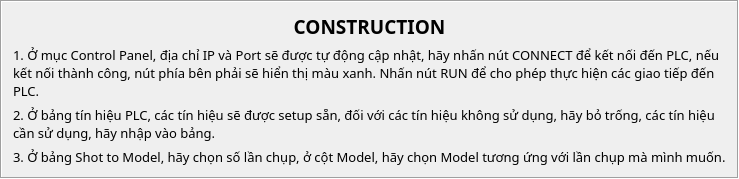
     <widget class="QFrame" name="frame_customize">
      <property name="font">
       <font>
        <family>Microsoft YaHei</family>
        <pointsize>10</pointsize>
       </font>
      </property>
      <property name="frameShape">
       <enum>QFrame::Box</enum>
      </property>
      <property name="frameShadow">
       <enum>QFrame::Sunken</enum>
      </property>
      <layout class="QVBoxLayout" name="verticalLayout_3">
       <item>
        <widget class="QLabel" name="label_21">
         <property name="maximumSize">
          <size>
           <width>16777215</width>
           <height>30</height>
          </size>
         </property>
         <property name="font">
          <font>
           <pointsize>14</pointsize>
           <weight>75</weight>
           <bold>true</bold>
          </font>
         </property>
         <property name="text">
          <string>CONSTRUCTION</string>
         </property>
         <property name="alignment">
          <set>Qt::AlignCenter</set>
         </property>
        </widget>
       </item>
       <item>
        <widget class="QLabel" name="label_24">
         <property name="text">
          <string>1. Ở mục Control Panel, địa chỉ IP và Port sẽ được tự động cập nhật, hãy nhấn nút CONNECT để kết nối đến PLC, nếu kết nối thành công, nút phía bên phải sẽ hiển thị màu xanh. Nhấn nút RUN để cho phép thực hiện các giao tiếp đến PLC.</string>
         </property>
         <property name="wordWrap">
          <bool>true</bool>
         </property>
        </widget>
       </item>
       <item>
        <widget class="QLabel" name="label_22">
         <property name="text">
          <string>2. Ở bảng tín hiệu PLC, các tín hiệu sẽ được setup sẵn, đối với các tín hiệu không sử dụng, hãy bỏ trống, các tín hiệu cần sử dụng, hãy nhập vào bảng.</string>
         </property>
         <property name="textFormat">
          <enum>Qt::RichText</enum>
         </property>
         <property name="wordWrap">
          <bool>true</bool>
         </property>
         <property name="openExternalLinks">
          <bool>true</bool>
         </property>
         <property name="textInteractionFlags">
          <set>Qt::LinksAccessibleByMouse</set>
         </property>
        </widget>
       </item>
       <item>
        <widget class="QLabel" name="label_23">
         <property name="text">
          <string>3. Ở bảng Shot to Model, hãy chọn số lần chụp, ở cột Model, hãy chọn Model tương ứng với lần chụp mà mình muốn.</string>
         </property>
        </widget>
       </item>
      </layout>
     </widget>
